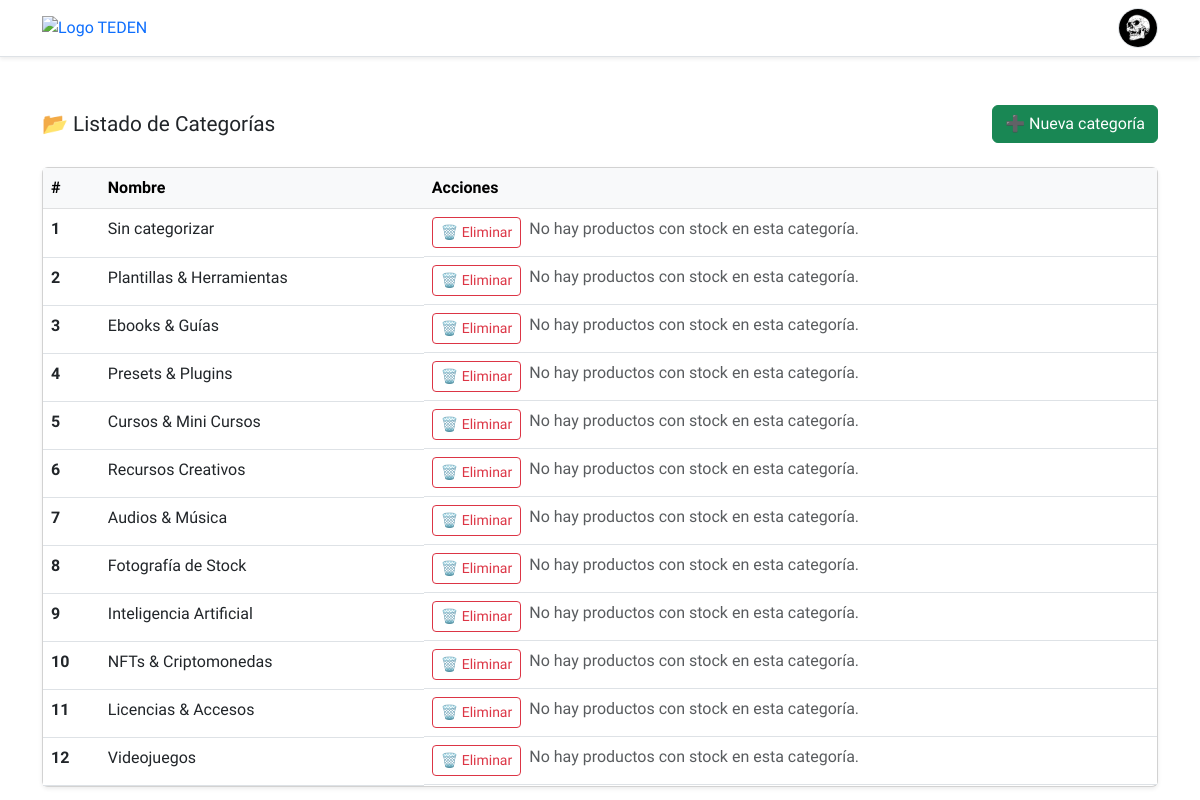
Screenshot of /products/categories/ (signed in) with the database file from the repository.
### products/models.py (models this page shows, shortened)
class Category(models.Model):
    name = models.CharField(max_length=100, unique=True)
    image = models.ImageField(upload_to='categories/', blank=True, null=True)  # 🆕 Campo

### products/views.py (the view)
# urls.py: path('categories/', views.category_list, name='category_list'),
@login_required
def category_list(request):
    if request.user.role != 'seller':
        return redirect('dashboard')
    categories = Category.objects.all()
    return render(request, 'products/category_list.html', {'categories': categories})

### products/templates/products/category_list.html (shortened to what this page needs)
{% extends 'users/base.html' %}
{% block content %}
<div class="container mt-5">
  <div class="d-flex justify-content-between align-items-center mb-4">
    <h3 class="mb-0">📂 Listado de Categorías</h3>
    <a href="{% url 'add_category' %}" class="btn btn-success">➕ Nueva categoría</a>
  </div>
  {% if categories %}
  <div class="card shadow-sm rounded">
    <div class="table-responsive">
      <table class="table table-hover mb-0">
        <thead class="table-light">
          <tr>
            <th scope="col">#</th>
            <th scope="col">Nombre</th>
            <th scope="col">Acciones</th>
          </tr>
        </thead>
        <tbody>
          {% for c in categories %}
          <tr>
            <th scope="row">{{ forloop.counter }}</th>
            <td>{{ c.name }}</td>
            <td class="d-flex flex-wrap gap-2">
              <a href="{% url 'delete_category' c.id %}" class="btn btn-sm btn-outline-danger">
                🗑️ Eliminar
              </a>
              {% with products_in_stock=c.products.all|dictsort:'stock' %}
                {% if products_in_stock|length == 0 or not products_in_stock|dictsort:'stock'|yesno:'1,0' %}
                  <span class="text-muted">No hay productos con stock en esta categoría.</span>
                {% endif %}
              {% endwith %}
            </td>
          </tr>
          {% endfor %}
        </tbody>
      </table>
    </div>
  </div>
  {% else %}
  <div class="alert alert-info mt-3">
    Aún no hay categorías cargadas.
  </div>
  {% endif %}
</div>
{% endblock %}

### users/templates/users/base.html (shortened to what this page needs)
<!doctype html>
<html lang="es">
  {% load static %}
  <head>
    <link href="https://cdn.jsdelivr.net/npm/bootstrap@5.3.0/dist/css/bootstrap.min.css" rel="stylesheet">
  <link rel="stylesheet" href="{% static 'css/fonts.css' %}">
  </head>
  <body>
    <header class="d-flex bg-white border-bottom shadow-sm py-2">
      <div class="container d-flex flex-wrap justify-content-between align-items-center gap-3">
        <a href="{% url 'home' %}" class="d-flex align-items-center gap-2 text-decoration-none">
          <img src="{% static 'img/teden_logo.png' %}" alt="Logo TEDEN" class="img-fluid" style="max-height: 80px;">
        </a>
        <div class="d-flex align-items-center gap-3">
          {% if user.is_authenticated %}
            <form method="post" action="{% url 'logout' %}" class="d-inline">
          <div class="dropdown ms-2">
            <a href="#" class="d-flex align-items-center text-decoration-none" id="profileDropdown" data-bs-toggle="dropdown" aria-expanded="false">
              <img src="/media/profiles/435a5c54-9727-4e66-a259-d08db91af435-profile_image-70x70.png" alt="Perfil" class="rounded-circle border" style="width:40px; height:40px; object-fit:cover;">
            </a>
          </div>
            </form>
          {% else %}
            <a href="{% url 'login' %}" class="btn btn-outline-dark px-3 py-2 ms-2 rounded-pill">Iniciar sesión</a>
            <a href="{% url 'register' %}" class="btn btn-outline-primary px-3 py-2 ms-2 rounded-pill">Registrarse</a>
          {% endif %}
        </div>
      </div>
    </header>
{% block content %}{% endblock %}
<link rel="stylesheet" href="https://cdn.jsdelivr.net/npm/flatpickr/dist/flatpickr.min.css">
  </body>
</html>

### rows the page displays
Category: name "Sin categorizar"
Category: name "Plantillas & Herramientas"
Category: name "Ebooks & Guías"
Category: name "Presets & Plugins"
Category: name "Cursos & Mini Cursos"
Category: name "Recursos Creativos"
Category: name "Audios & Música"
Category: name "Fotografía de Stock"
Category: name "Inteligencia Artificial"
Category: name "NFTs & Criptomonedas"
Category: name "Licencias & Accesos"
Category: name "Videojuegos"
